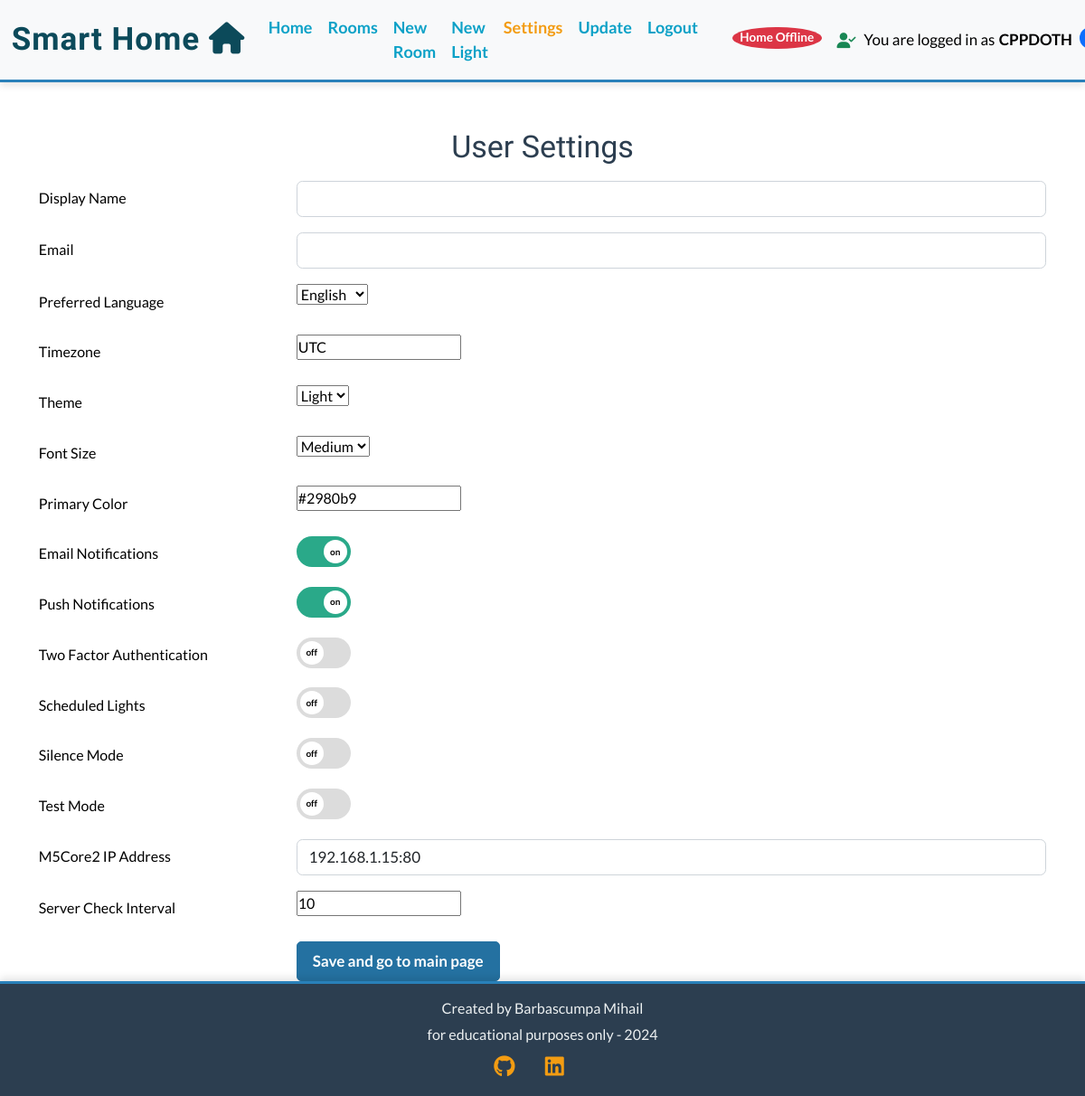
Before: /settings/ (signed in) with the older database file.
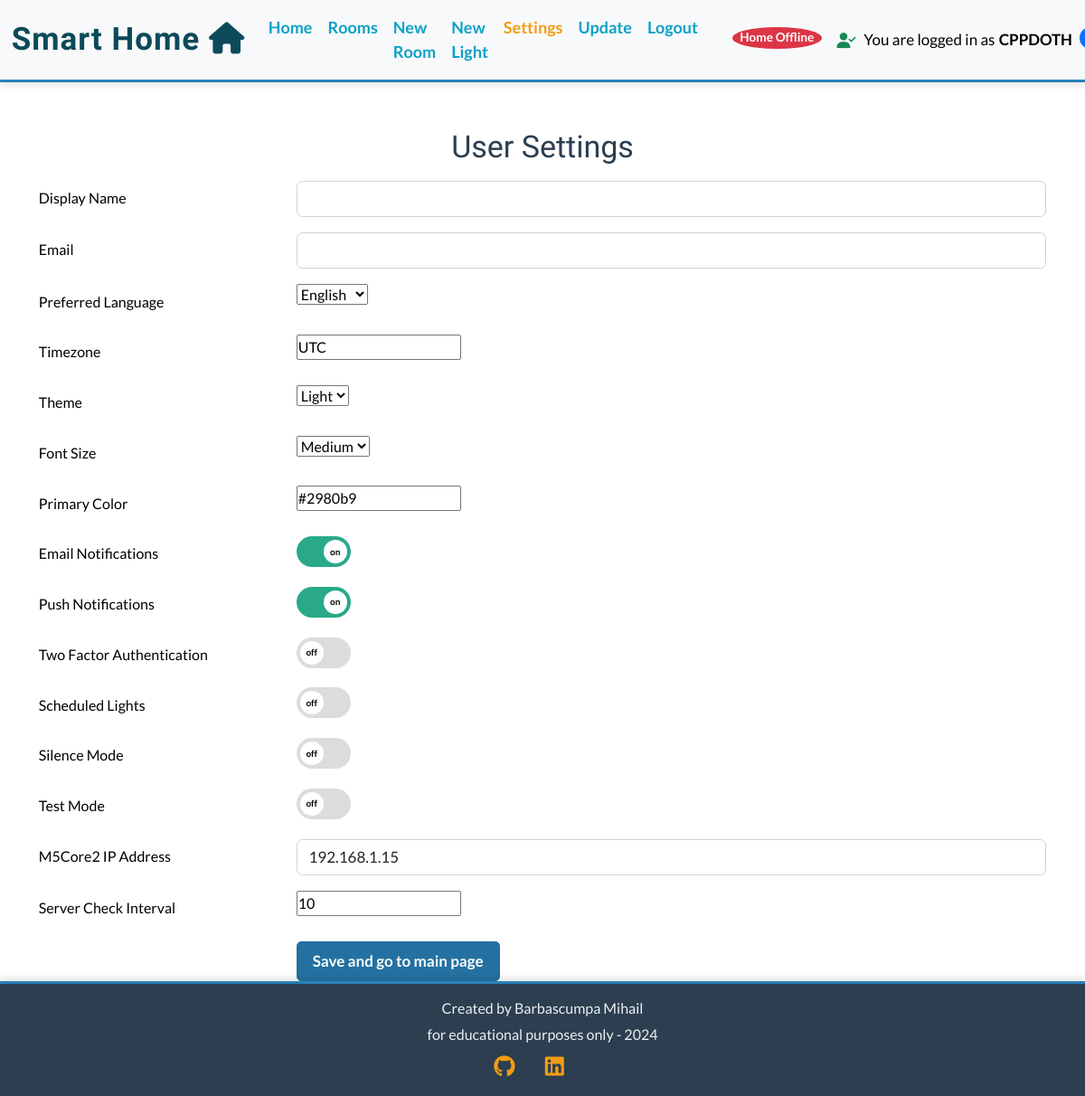
After: the same page with the newer database file.
### light_app/models.py (models this page shows, shortened)
class UserSettings(models.Model):
    user = models.OneToOneField(User, on_delete=models.CASCADE)
    api_password = models.CharField(max_length=128)  # Parola pentru API
    server_check_interval = models.IntegerField(
        default=5, help_text="Interval in seconds for checking server status."
    )
    display_name = models.CharField(max_length=100, blank=True)
    email = models.EmailField(max_length=255, blank=True)
    preferred_language = models.CharField(
        max_length=50,
        choices=[("en", "English"), ("fr", "French"), ("de", "German")],
        default="en",
    )
    timezone = models.CharField(max_length=50, default="UTC")
    theme = models.CharField(
        max_length=10, choices=[("light", "Light"), ("dark", "Dark")], default="light"
    )
    font_size = models.CharField(
        max_length=10,
        choices=[("small", "Small"), ("medium", "Medium"), ("large", "Large")],
        default="medium",
    )
    primary_color = models.CharField(max_length=7, default="#2980b9")  # Hex color
    email_notifications = models.BooleanField(default=True)
    push_notifications = models.BooleanField(default=True)
    two_factor_authentication = models.BooleanField(default=False)
    scheduled_lights = models.BooleanField(default=False)
    silence_mode = models.BooleanField(default=False)
    test_mode = models.BooleanField(default=True)
    m5core2_ip = models.CharField(
        max_length=100, blank=True, default=""
    )  # Adresa IP a utilizatorului pentru M5Core2

### light_app/views.py (the view)
# urls.py: path('settings/', views.user_settings_view, name='user_settings'),
@login_required
def user_settings_view(request):
    user_settings, created = UserSettings.objects.get_or_create(user=request.user)
    form = UserSettingsForm(instance=user_settings)
    if request.method == "POST":
        form = UserSettingsForm(request.POST, instance=user_settings)
        if form.is_valid():
            form.save()
            return redirect("home")
    return render(
        request,
        "light_app/user_settings.html",
        {
            "form": form,
        },
    )

### light_app/forms.py (shortened to what this page needs)
class UserSettingsForm(forms.ModelForm):
    class Meta:
        model = UserSettings
        fields = [
            "display_name", "email", "preferred_language", "timezone",
            "theme", "font_size", "primary_color", "email_notifications",
            "push_notifications", "two_factor_authentication", "scheduled_lights",
            "silence_mode", "test_mode", "m5core2_ip", "server_check_interval",
        ]
        widgets = {
            'display_name': forms.TextInput(attrs={'class': 'form-control auto-expand'}),
            'email': forms.EmailInput(attrs={'class': 'form-control auto-expand'}),
            'm5core2_ip': forms.TextInput(attrs={'class': 'form-control auto-expand'}),
        }

### firmware_manager/context_processors.py (called while the page is built)
def user_ip_processor(request):
    user_ip = request.META.get('REMOTE_ADDR')  # Obține adresa IP a utilizatorului
    print(f"USER IP IN CONTEXT {user_ip}")
    return {
        'user_ip': user_ip  # Include adresa IP în contextul template-ului
    }

### light_app/context_processors.py (called while the page is built, shortened)
def global_variables(request):
    global home_online_status
    user_settings=None
    if request.user.is_authenticated:
        user_settings, created = UserSettings.objects.get_or_create(user=request.user)
        user_id = request.user.id
        online_status = home_online_status.get(user_id, False)
        return {
            "home_online_status": online_status,  # Returnează doar starea utilizatorului curent
            "silence_mode": user_settings.silence_mode,
            "check_interval": user_settings.server_check_interval,  # Returnează intervalul corect
            "user_ip": request.META["REMOTE_ADDR"],
        }

### light_app/templates/light_app/user_settings.html (shortened to what this page needs)
{% extends 'base.html' %}
{% block content %}
<div class="container mt-5">
    <h2 class="text-center">User Settings</h2>
    <form method="POST" class="mt-3">
        <div class="row mb-3">
            <label for="id_display_name" class="col-sm-3 col-form-label">Display Name</label>
            <div class="col-sm-9">
                {{ form.display_name }}
            </div>
        </div>
        <div class="row mb-3">
            <label for="id_email" class="col-sm-3 col-form-label">Email</label>
            <div class="col-sm-9">
                {{ form.email }}
            </div>
        </div>
        <div class="row mb-3">
            <label for="id_preferred_language" class="col-sm-3 col-form-label">Preferred Language</label>
            <div class="col-sm-9">
                {{ form.preferred_language }}
            </div>
        </div>
        <div class="row mb-3">
            <label for="id_timezone" class="col-sm-3 col-form-label">Timezone</label>
            <div class="col-sm-9">
                {{ form.timezone }}
            </div>
        </div>
        <div class="row mb-3">
            <label for="id_theme" class="col-sm-3 col-form-label">Theme</label>
            <div class="col-sm-9">
                {{ form.theme }}
            </div>
        </div>
        <div class="row mb-3">
            <label for="id_font_size" class="col-sm-3 col-form-label">Font Size</label>
            <div class="col-sm-9">
                {{ form.font_size }}
            </div>
        </div>
        <div class="row mb-3">
            <label for="id_primary_color" class="col-sm-3 col-form-label">Primary Color</label>
            <div class="col-sm-9">
                {{ form.primary_color }}
            </div>
        </div>
        <div class="row mb-3">
            <label for="id_email_notifications" class="col-sm-3 col-form-label">Email Notifications</label>
            <div class="col-sm-9">
                <label class="switch">
                    <span class="slider round"></span>
                </label>
            </div>
        </div>
        <div class="row mb-3">
            <label for="id_push_notifications" class="col-sm-3 col-form-label">Push Notifications</label>
            <div class="col-sm-9">
                <label class="switch">
                    <span class="slider round"></span>
                </label>
            </div>
        </div>
        <div class="row mb-3">
            <label for="id_two_factor_authentication" class="col-sm-3 col-form-label">Two Factor Authentication</label>
            <div class="col-sm-9">
                <label class="switch">
                    <span class="slider round"></span>
                </label>
            </div>
        </div>
        <div class="row mb-3">
            <label for="id_scheduled_lights" class="col-sm-3 col-form-label">Scheduled Lights</label>
            <div class="col-sm-9">
                <label class="switch">
                    <span class="slider round"></span>
                </label>
            </div>
        </div>
        <div class="row mb-3">
            <label for="id_silence_mode" class="col-sm-3 col-form-label">Silence Mode</label>
            <div class="col-sm-9">
                <label class="switch">
                    <span class="slider round"></span>
                </label>
            </div>
        </div>
        <div class="row mb-3">
            <label for="id_test_mode" class="col-sm-3 col-form-label">Test Mode</label>
            <div class="col-sm-9">
                <label class="switch">
                    <span class="slider round"></span>
                </label>
            </div>
        </div>
        <div class="row mb-3">
            <label for="id_m5core2_ip" class="col-sm-3 col-form-label">M5Core2 IP Address</label>
            <div class="col-sm-9">
                {{ form.m5core2_ip }}
            </div>
        </div>
        <div class="row mb-3">
            <label for="id_server_check_interval" class="col-sm-3 col-form-label">Server Check Interval</label>
            <div class="col-sm-9">
                {{ form.server_check_interval }}
            </div>
        </div>
        <div class="row">
            <div class="col-sm-9 offset-sm-3">
                <button type="submit" class="btn btn-primary">Save and go to main page</button>
            </div>
        </div>
    </form>
</div>
{% endblock %}

### templates/base.html (shortened to what this page needs)
{% load static %}
<!DOCTYPE html>
<html lang="{{ request.LANGUAGE_CODE }}">
<head>
  <link href="https://cdn.jsdelivr.net/npm/bootstrap@5.2.3/dist/css/bootstrap.min.css" rel="stylesheet"
 />
  <link rel="stylesheet" href="{% static 'css/style.css' %}" />
</head>
<body
  class="{% if request.user.is_authenticated %}{{ request.user.usersettings.theme }} {{ request.user.usersettings.font_size }}{% endif %}">
  {% include 'includes/header.html' %}
  <main>{% block content %} {% endblock content %}</main>
  {% include 'includes/footer.html' %}
</body>
</html>

### templates/includes/header.html (shortened to what this page needs)
{% load static %}
{% url 'index' as index_url %}
{% url 'room_list' as room_list_url %}
{% url 'add_room' as add_room_url %}
{% url 'add_light' as add_light_url %}
{% url 'user_settings' as user_settings_url %}
{% url 'account_logout' as logout_url %}
{% url 'update_esp_firmware' as update_esp_firmware_url %}
<header>
  <nav class="navbar navbar-expand-lg navbar-light bg-light">
    <div class="container-fluid">
      <a class="navbar-brand" href="{% url 'home' %}">Smart Home <i class="fa-solid fa-home"></i></a>
      <div class="collapse navbar-collapse" id="navbarText">
        <ul class="navbar-nav me-auto mb-2 mb-lg-0">
          <li class="nav-item">
            <a class="nav-link {% if request.path == index_url %}active{% endif %}" aria-current="page"
              href="{% url 'home' %}">Home</a>
          </li>
          {% if user.is_authenticated %}
          <li class="nav-item">
            <a class="nav-link {% if request.path == room_list_url %}active{% endif %}" aria-current="page"
              href="{% url 'room_list' %}">Rooms</a>
          </li>
          <li class="nav-item">
            <a class="nav-link {% if request.path == add_room_url %}active{% endif %}" aria-current="page"
              href="{% url 'add_room' %}">New Room</a>
          </li>
          <li class="nav-item">
            <a class="nav-link {% if request.path == add_light_url %}active{% endif %}" aria-current="page"
              href="{% url 'add_light' %}">New Light</a>
          </li>
          <li class="nav-item">
            <a class="nav-link {% if request.path == user_settings_url %}active{% endif %}" aria-current="page"
              href="{% url 'user_settings' %}">Settings</a>
          </li>
          <li class="nav-item">
            <a class="nav-link {% if request.path == update_esp_firmware_url %}active{% endif %}" aria-current="page"
              href="{% url 'update_esp_firmware' %}">Update</a>
          </li>
          <li class="nav-item">
            <a class="nav-link {% if request.path == logout_url %}active{% endif %}" aria-current="page"
              href="{% url 'account_logout' %}">Logout</a>
          </li>
          {% endif %}
        </ul>
      </div>
    </div>
    {% if user.is_authenticated %}
    <span id="server-status" class="badge ms-3 {% if home_online_status %}bg-success{% else %}bg-danger{% endif %}">
      {% if  home_online_status  %}
          Home Online
      {% else %}
          Home Offline
      {% endif %}
  </span>
    <p class="text-end m-3 text-nowrap d-flex align-items-center justify-content-end"
      style="font-weight: 500; font-size: 1rem;">
      <i class="fas fa-user-check text-success me-2" data-bs-toggle="tooltip" data-bs-placement="top"
        title="Logged in since: {{ user.last_login|date:'d M Y H:i' }}"></i>
      You are logged in as <b class="ms-1">{{ user|upper }}</b>
      <span class="badge bg-primary ms-2" data-bs-toggle="tooltip" data-bs-placement="top"
        title="Number of rooms you have">
      </span>
    </p>
    {% endif %}
  </nav>
</header>

### templates/includes/footer.html
{% load static %}
<footer class="social">
    <p>Created by Barbascumpa Mihail</p>
    <p>for educational purposes only - 2024</p>
    <a href="https://github.com/devbmv" id="github" target="_blank" rel="noopener" aria-label="Go to my GitHub repository!(Link opens in a new tab)">
        <i class="fab fa-github social-links"></i></a>
    <a href="www.linkedin.com/in/devbmv" id="linkedin" target="_blank" rel="noopener"
        aria-label="Go to my LinkedIn!(Link opens in a new tab)">
        <i class="fab fa-linkedin social-links"></i>
    </a>
</footer>

### static/css/style.css (style rules this page uses)
* { margin: 0; padding: 0; box-sizing: border-box; }
html, body { height: 100%; margin: 0; padding: 0; font-family: 'Lato', sans-serif; font-size: 17px; color: #34495e; background-color: #ecf0f1; display: flex; flex-direction: column; }
body.light { background-color: white; color: black; }
body.medium { font-size: 16px; }
.btn-primary { background-color: var(--primary-color, #2471a3); border-color: var(--primary-color, #2471a3); color: #ffffff; }
.navbar, .footer, .card, .list-group-item, .card-footer { background-color: inherit; color: inherit; }
a { color: var(--primary-color, #2980b9); }
body { min-height: 100vh; display: flex; flex-direction: column; }
main { flex: 1; }
footer { flex-shrink: 0; }
h1, h2, h3, h4, h5, h6 { font-family: 'Oswald', sans-serif; color: #2c3e50; }
.navbar { box-shadow: 0 4px 8px rgba(0, 0, 0, 0.1); border-bottom: 3px solid #2980b9; background-color: #1a5276; }
.navbar-brand { font-family: 'Oswald', sans-serif; font-weight: bold; font-size: 35px; letter-spacing: 1px; color: #0c4a5a; }
a.nav-link { color: #0ca1c7; font-family: 'Lato', sans-serif; font-weight: bold; font-size: 18px; }
.navbar-nav .nav-link.active, .navbar-nav .nav-link.show { color: #f39c12; }
header { margin-bottom: 0; }
footer.social { flex-shrink: 0; text-align: center; box-shadow: 0 -4px 8px rgba(0, 0, 0, 0.1); border-top: 3px solid #2980b9; background-color: #2c3e50; padding: 15px 0; width: 100%; }
footer p { font-family: 'Lato', sans-serif; font-size: 16px; color: #ecf0f1; font-weight: 450; margin-bottom: 5px; }
footer>a { margin-right: 30px; font-size: 24px; color: #f39c12; transition: color 0.3s, transform 0.3s; }
.social-links { transition: all 0.3s ease; }
.btn { font-weight: bold; border-radius: 5px; padding: 0.5rem 1rem; font-size: 1rem; transition: transform 0.3s, box-shadow 0.3s; }
.switch { position: relative; display: inline-block; width: 60px; height: 34px; margin-left: auto; }
.slider { position: absolute; cursor: pointer; top: 0; left: 0; right: 0; bottom: 0; background-color: #dcdcdc; transition: .4s; border-radius: 34px; }
.slider:before { position: absolute; content: attr(data-text); height: 26px; width: 26px; left: 4px; bottom: 4px; background-color: white; transition: .4s; border-radius: 50%; display: flex; align-items: center; justify-content: center; font-size: 10px; font-weight: bold; color: #000; }
input:checked+.slider { background-color: #2aa989; }
input:checked+.slider:before { transform: translateX(26px); content: "on"; }
input:not(:checked)+.slider:before { content: "off"; }
.slider.round { border-radius: 34px; }
.slider.round:before { border-radius: 50%; }
.badge { font-size: 0.8rem; padding: 0.4em 0.6em; border-radius: 50%; position: relative; top: -2px; }
.auto-expand { resize: none; overflow: hidden; min-height: 40px; }

### templates/base.html (style rules this page uses)
:root { --primary-color: #2471a1; }

Changed rows visible on the page:
changed UserSettings "English": m5core2_ip "192.168.1.15:80" → "192.168.1.15"
